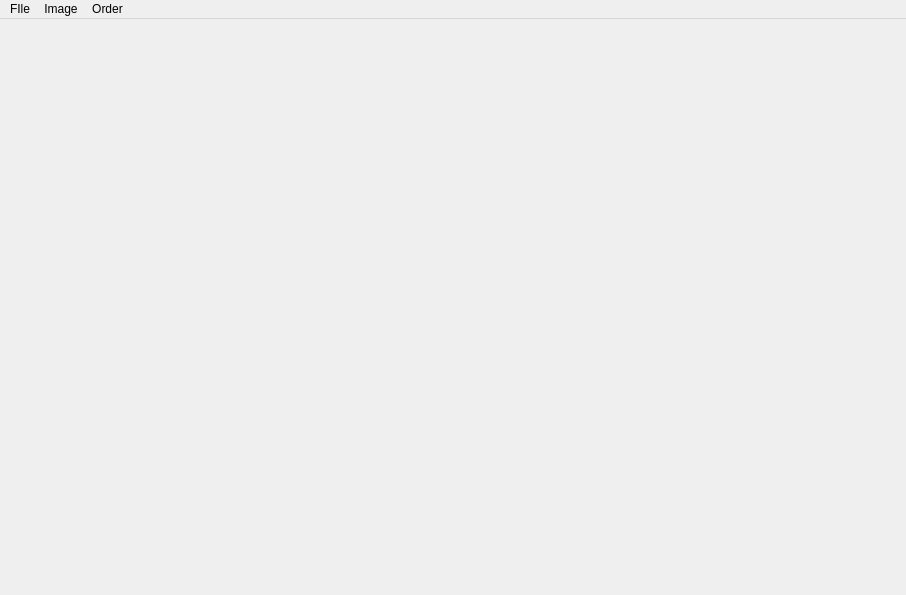
<?xml version="1.0" encoding="UTF-8"?>
<ui version="4.0">
 <class>MainWindow</class>
 <widget class="QMainWindow" name="MainWindow">
  <property name="geometry">
   <rect>
    <x>0</x>
    <y>0</y>
    <width>906</width>
    <height>595</height>
   </rect>
  </property>
  <property name="windowTitle">
   <string>MainWindow</string>
  </property>
  <widget class="QWidget" name="centralwidget">
   <layout class="QGridLayout" name="gridLayout_2">
    <item row="0" column="0">
     <layout class="QGridLayout" name="gridLayout"/>
    </item>
   </layout>
  </widget>
  <widget class="QMenuBar" name="menubar">
   <property name="geometry">
    <rect>
     <x>0</x>
     <y>0</y>
     <width>906</width>
     <height>18</height>
    </rect>
   </property>
   <widget class="QMenu" name="menuFIle">
    <property name="title">
     <string>FIle</string>
    </property>
    <addaction name="actionOpen"/>
    <addaction name="actionSave"/>
    <addaction name="actionExit"/>
   </widget>
   <widget class="QMenu" name="menuImage">
    <property name="title">
     <string>Image</string>
    </property>
    <addaction name="actionBlur"/>
    <addaction name="actionGaussian_Blur"/>
    <addaction name="actionBox_Filter"/>
    <addaction name="actionMedian_Filter"/>
    <addaction name="actionBilateral_Filter"/>
    <addaction name="actionMedian_threshold"/>
   </widget>
   <widget class="QMenu" name="menuOrder">
    <property name="title">
     <string>Order</string>
    </property>
    <addaction name="actionHistogram"/>
   </widget>
   <addaction name="menuFIle"/>
   <addaction name="menuImage"/>
   <addaction name="menuOrder"/>
  </widget>
  <action name="actionOpen">
   <property name="text">
    <string>Open</string>
   </property>
  </action>
  <action name="actionSave">
   <property name="text">
    <string>Save</string>
   </property>
  </action>
  <action name="actionExit">
   <property name="text">
    <string>Exit</string>
   </property>
  </action>
  <action name="actionBlur">
   <property name="text">
    <string>Blur</string>
   </property>
  </action>
  <action name="actionBox_Filter">
   <property name="text">
    <string>Box Filter</string>
   </property>
  </action>
  <action name="actionMedian_Filter">
   <property name="text">
    <string>Median Filter</string>
   </property>
  </action>
  <action name="actionGaussian_Blur">
   <property name="text">
    <string>Gaussian Blur</string>
   </property>
  </action>
  <action name="actionBilateral_Filter">
   <property name="text">
    <string>Bilateral Filter</string>
   </property>
  </action>
  <action name="actionHistogram">
   <property name="text">
    <string>Histogram</string>
   </property>
  </action>
  <action name="actionMedian_threshold">
   <property name="text">
    <string>Median threshold</string>
   </property>
  </action>
  <action name="actionErlang">
   <property name="text">
    <string>Erlang</string>
   </property>
  </action>
  <action name="actionRayleigh">
   <property name="text">
    <string>Rayleigh</string>
   </property>
  </action>
  <action name="actionUniform">
   <property name="text">
    <string>Uniform</string>
   </property>
  </action>
  <action name="actionGamma">
   <property name="text">
    <string>Gamma</string>
   </property>
  </action>
  <action name="actionExponal">
   <property name="text">
    <string>Expomential</string>
   </property>
  </action>
 </widget>
 <resources/>
 <connections/>
</ui>
